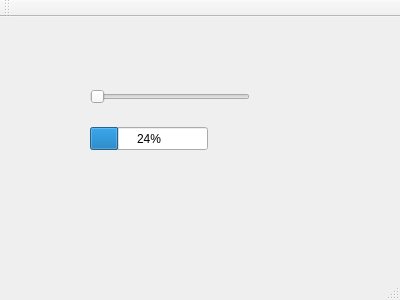
<?xml version="1.0" encoding="UTF-8"?>
<ui version="4.0">
 <class>MainWindow</class>
 <widget class="QMainWindow" name="MainWindow">
  <property name="geometry">
   <rect>
    <x>0</x>
    <y>0</y>
    <width>400</width>
    <height>300</height>
   </rect>
  </property>
  <property name="windowTitle">
   <string>MainWindow</string>
  </property>
  <widget class="QWidget" name="centralWidget">
   <widget class="QSlider" name="horizontalSlider">
    <property name="geometry">
     <rect>
      <x>90</x>
      <y>70</y>
      <width>160</width>
      <height>19</height>
     </rect>
    </property>
    <property name="orientation">
     <enum>Qt::Horizontal</enum>
    </property>
   </widget>
   <widget class="QProgressBar" name="progressBar">
    <property name="geometry">
     <rect>
      <x>90</x>
      <y>110</y>
      <width>118</width>
      <height>23</height>
     </rect>
    </property>
    <property name="value">
     <number>24</number>
    </property>
   </widget>
  </widget>
  <widget class="QMenuBar" name="menuBar">
   <property name="geometry">
    <rect>
     <x>0</x>
     <y>0</y>
     <width>400</width>
     <height>21</height>
    </rect>
   </property>
  </widget>
  <widget class="QToolBar" name="mainToolBar">
   <attribute name="toolBarArea">
    <enum>TopToolBarArea</enum>
   </attribute>
   <attribute name="toolBarBreak">
    <bool>false</bool>
   </attribute>
  </widget>
  <widget class="QStatusBar" name="statusBar"/>
 </widget>
 <layoutdefault spacing="6" margin="11"/>
 <resources/>
 <connections/>
</ui>
